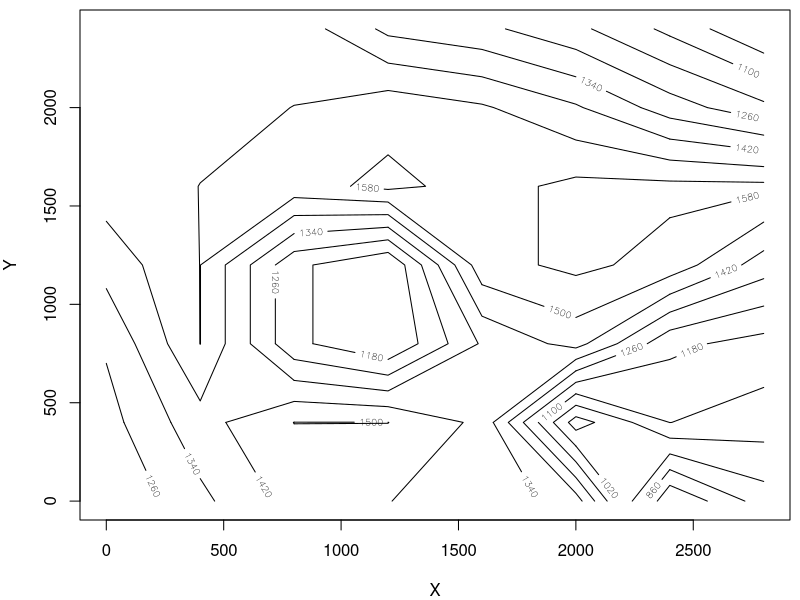
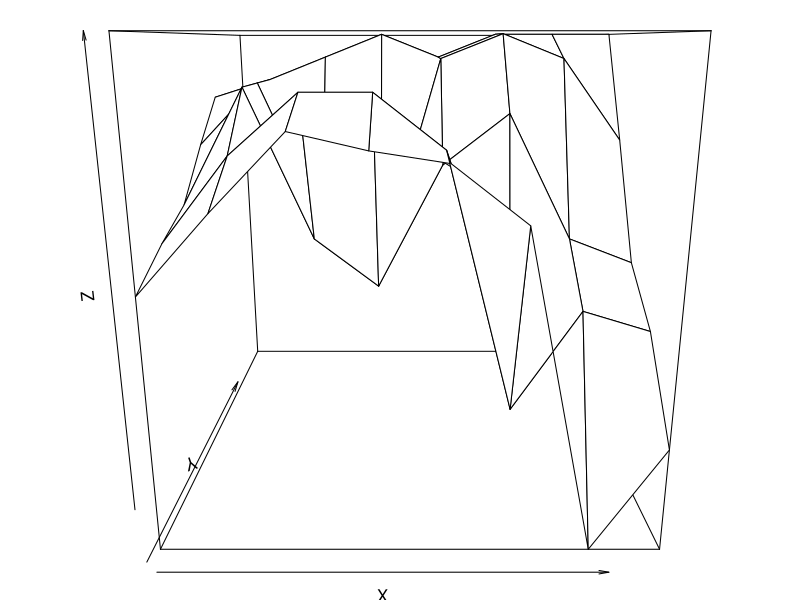
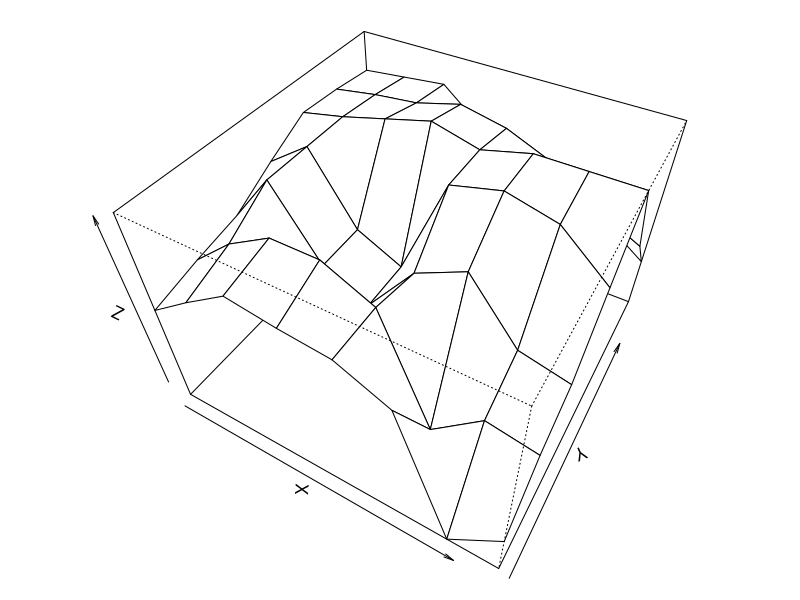

Source code (R) for these figures, in order:
X <- scan("exam0314.data", nlines = 1)
Y <- scan("exam0314.data", skip = 1, nlines = 1)
z <- scan("exam0314.data", skip = 2)
Z <- matrix(z, nrow = 8)

win.graph(width = 8, height = 7)
par(mai=c(0.8, 0.8, 0.1, 0.1))
contour(X, Y, Z, levels = seq(min(z), max(z), by = 80), 
        xlab = "X", ylab = "Y")

par(mai=c(0.3, 0.3, 0.1, 0.1))
persp(X, Y, Z)

par(mai=c(0.1, 0.1, 0.1, 0.1))
persp(X, Y, Z,  theta = 30, phi = 45, expand = 0.7)

savePlot("persp", type = "eps")
savePlot("contour", type = "eps")
